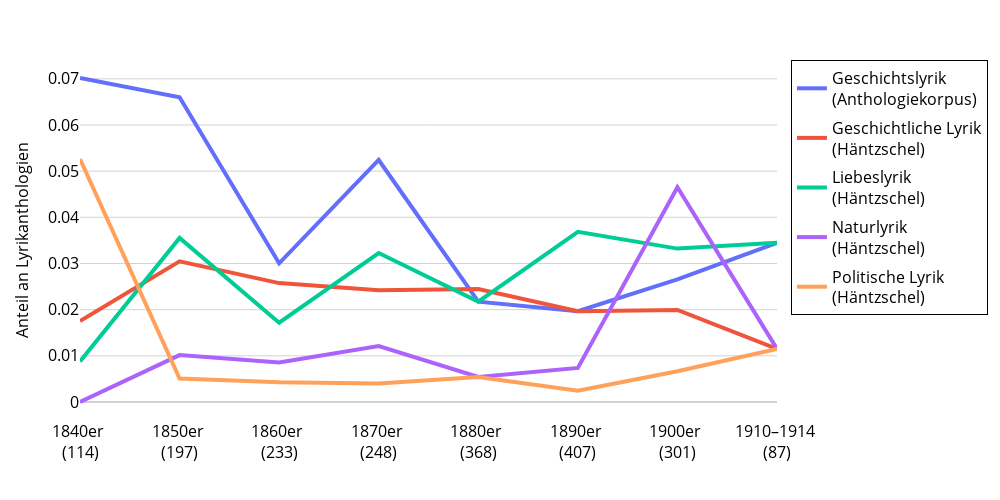

The cell this chart's notebook holds for it:
### Code cell
meta_plot = anth_overview.rename(columns = {
    'Geschichtslyrik_firsted_prop' : 'Geschichtslyrik (Anthologiekorpus)',
    'Geschichtliche Lyrik_prop' : 'Geschichtliche Lyrik (Häntzschel)',
    'Liebeslyrik_prop' : 'Liebeslyrik (Häntzschel)',
    'Naturlyrik_prop' : 'Naturlyrik (Häntzschel)',
    'Patriotische Lyrik_prop' : 'Patriotische Lyrik (Häntzschel)',
    'Politische Lyrik_prop' : 'Politische Lyrik (Häntzschel)',
})

# für 1910er nur 1910–1914 einbeziehen
meta_plot.at[1910, 'Geschichtslyrik_firsted'] = len(meta.query("1910 <= anthology_year_first_ed <= 1914").drop_duplicates(subset = 'anthology')['anthology'])
meta_plot.at[1910, 'Geschichtslyrik (Anthologiekorpus)'] = meta_plot.at[1910, 'Geschichtslyrik_firsted'] / meta_plot.at[1910, 'AllAnth_firsted_haentzschel']
meta_plot.index = [str(x) + 'er' for x in meta_plot.index]
meta_plot = meta_plot.rename(index={'1910er' : '1910–1914'})

meta_plot = meta_plot.loc['1840er':'1910–1914'].copy()
meta_plot['xtick_label'] = [f"{x} <br>({int(v)})" for x, v in zip(meta_plot.index, meta_plot['AllAnth_firsted_haentzschel'])]

fig = px.line(
    meta_plot,
    x = 'xtick_label',
    y = [
        'Geschichtslyrik (Anthologiekorpus)', 
        'Geschichtliche Lyrik (Häntzschel)',
        'Liebeslyrik (Häntzschel)', 
        'Naturlyrik (Häntzschel)',
        # 'Patriotische Lyrik (Häntzschel)',
        'Politische Lyrik (Häntzschel)',
    ],
    labels = {'value' : 'Anteil an Lyrikanthologien', 'xtick_label' : '', 'variable' : ''},
)

fig.update_layout(
    width = 1000, height = 500,
    xaxis=dict(tickfont=dict(size=16), titlefont=dict(size=16)),
    yaxis=dict(tickfont=dict(size=16), titlefont=dict(size=16)),
    legend=dict(font=dict(size=16), tracegroupgap=5),
)

fig.for_each_trace(lambda t: t.update(name=t.name.replace(" (", "<br>(")))
fig.update_traces(line=dict(width=4))
fig = update_fig_for_publication(fig)
fig.write_image(f"plots/4 Relative Häufigkeit von Lyrikanthologien nach Häntzschel 1991.pdf")
fig.show()

### Figure 1 — Plotly figure (JSON) as saved in the notebook; plotly's stock layout.template omitted (floating-point values rounded to 4 significant figures)
{"data": [{"hovertemplate": "=%{x}<br>Anteil an Lyrikanthologien=%{y}<extra></extra>", "legendgroup": "Geschichtslyrik (Anthologiekorpus)", "line": {"color": "#636efa", "dash": "solid", "width": 4}, "marker": {"symbol": "circle"}, "mode": "lines", "name": "Geschichtslyrik<br>(Anthologiekorpus)", "orientation": "v", "showlegend": true, "type": "scatter", "x": ["1840er <br>(114)", "1850er <br>(197)", "1860er <br>(233)", "1870er <br>(248)", "1880er <br>(368)", "1890er <br>(407)", "1900er <br>(301)", "1910–1914 <br>(87)"], "xaxis": "x", "y": [0.07018, 0.06599, 0.03004, 0.05242, 0.02174, 0.01966, 0.02658, 0.03448], "yaxis": "y"}, {"hovertemplate": "=%{x}<br>Anteil an Lyrikanthologien=%{y}<extra></extra>", "legendgroup": "Geschichtliche Lyrik (Häntzschel)", "line": {"color": "#EF553B", "dash": "solid", "width": 4}, "marker": {"symbol": "circle"}, "mode": "lines", "name": "Geschichtliche Lyrik<br>(Häntzschel)", "orientation": "v", "showlegend": true, "type": "scatter", "x": ["1840er <br>(114)", "1850er <br>(197)", "1860er <br>(233)", "1870er <br>(248)", "1880er <br>(368)", "1890er <br>(407)", "1900er <br>(301)", "1910–1914 <br>(87)"], "xaxis": "x", "y": [0.01754, 0.03046, 0.02575, 0.02419, 0.02446, 0.01966, 0.01993, 0.01149], "yaxis": "y"}, {"hovertemplate": "=%{x}<br>Anteil an Lyrikanthologien=%{y}<extra></extra>", "legendgroup": "Liebeslyrik (Häntzschel)", "line": {"color": "#00cc96", "dash": "solid", "width": 4}, "marker": {"symbol": "circle"}, "mode": "lines", "name": "Liebeslyrik<br>(Häntzschel)", "orientation": "v", "showlegend": true, "type": "scatter", "x": ["1840er <br>(114)", "1850er <br>(197)", "1860er <br>(233)", "1870er <br>(248)", "1880er <br>(368)", "1890er <br>(407)", "1900er <br>(301)", "1910–1914 <br>(87)"], "xaxis": "x", "y": [0.008772, 0.03553, 0.01717, 0.03226, 0.02174, 0.03686, 0.03322, 0.03448], "yaxis": "y"}, {"hovertemplate": "=%{x}<br>Anteil an Lyrikanthologien=%{y}<extra></extra>", "legendgroup": "Naturlyrik (Häntzschel)", "line": {"color": "#ab63fa", "dash": "solid", "width": 4}, "marker": {"symbol": "circle"}, "mode": "lines", "name": "Naturlyrik<br>(Häntzschel)", "orientation": "v", "showlegend": true, "type": "scatter", "x": ["1840er <br>(114)", "1850er <br>(197)", "1860er <br>(233)", "1870er <br>(248)", "1880er <br>(368)", "1890er <br>(407)", "1900er <br>(301)", "1910–1914 <br>(87)"], "xaxis": "x", "y": [0, 0.01015, 0.008584, 0.0121, 0.005435, 0.007371, 0.04651, 0.01149], "yaxis": "y"}, {"hovertemplate": "=%{x}<br>Anteil an Lyrikanthologien=%{y}<extra></extra>", "legendgroup": "Politische Lyrik (Häntzschel)", "line": {"color": "#FFA15A", "dash": "solid", "width": 4}, "marker": {"symbol": "circle"}, "mode": "lines", "name": "Politische Lyrik<br>(Häntzschel)", "orientation": "v", "showlegend": true, "type": "scatter", "x": ["1840er <br>(114)", "1850er <br>(197)", "1860er <br>(233)", "1870er <br>(248)", "1880er <br>(368)", "1890er <br>(407)", "1900er <br>(301)", "1910–1914 <br>(87)"], "xaxis": "x", "y": [0.05263, 0.005076, 0.004292, 0.004032, 0.005435, 0.002457, 0.006645, 0.01149], "yaxis": "y"}], "layout": {"font": {"color": "black"}, "height": 500, "legend": {"bordercolor": "black", "borderwidth": 1, "font": {"size": 16}, "title": {"text": ""}, "tracegroupgap": 5}, "margin": {"t": 60}, "paper_bgcolor": "white", "plot_bgcolor": "white", "width": 1000, "xaxis": {"anchor": "y", "color": "black", "domain": [0, 1], "gridcolor": "white", "showgrid": false, "tickfont": {"size": 16}, "title": {"font": {"size": 16}, "text": ""}}, "yaxis": {"anchor": "x", "color": "black", "domain": [0, 1], "gridcolor": "lightgray", "tickfont": {"size": 16}, "title": {"font": {"size": 16}, "text": "Anteil an Lyrikanthologien"}, "zerolinecolor": "lightgray"}}}
